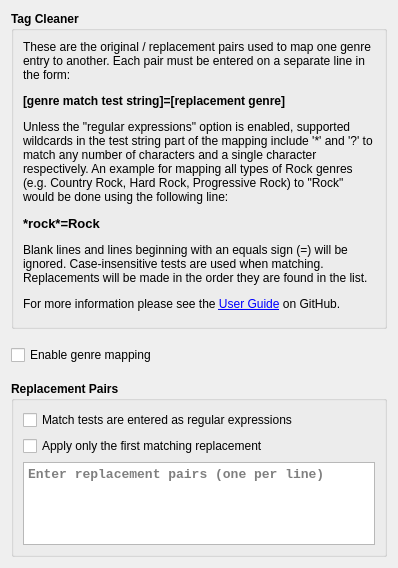
<?xml version="1.0" encoding="UTF-8"?>
<ui version="4.0">
 <class>TagCleanerOptionsPage</class>
 <widget class="QWidget" name="TagCleanerOptionsPage">
  <property name="geometry">
   <rect>
    <x>0</x>
    <y>0</y>
    <width>398</width>
    <height>568</height>
   </rect>
  </property>
  <property name="sizePolicy">
   <sizepolicy hsizetype="Preferred" vsizetype="Preferred">
    <horstretch>0</horstretch>
    <verstretch>0</verstretch>
   </sizepolicy>
  </property>
  <layout class="QVBoxLayout">
   <property name="spacing">
    <number>16</number>
   </property>
   <item>
    <layout class="QVBoxLayout" name="verticalLayout_4">
     <item>
      <widget class="QGroupBox" name="gm_description">
       <property name="sizePolicy">
        <sizepolicy hsizetype="Preferred" vsizetype="Minimum">
         <horstretch>0</horstretch>
         <verstretch>0</verstretch>
        </sizepolicy>
       </property>
       <property name="minimumSize">
        <size>
         <width>0</width>
         <height>50</height>
        </size>
       </property>
       <property name="font">
        <font>
         <weight>75</weight>
         <bold>true</bold>
        </font>
       </property>
       <property name="title">
        <string>Tag Cleaner</string>
       </property>
       <layout class="QVBoxLayout" name="verticalLayout">
        <property name="leftMargin">
         <number>9</number>
        </property>
        <property name="topMargin">
         <number>9</number>
        </property>
        <property name="rightMargin">
         <number>9</number>
        </property>
        <property name="bottomMargin">
         <number>1</number>
        </property>
        <item>
         <widget class="QLabel" name="format_description">
          <property name="sizePolicy">
           <sizepolicy hsizetype="Preferred" vsizetype="Minimum">
            <horstretch>0</horstretch>
            <verstretch>0</verstretch>
           </sizepolicy>
          </property>
          <property name="font">
           <font>
            <weight>50</weight>
            <bold>false</bold>
           </font>
          </property>
          <property name="text">
           <string>&lt;html&gt;&lt;head/&gt;&lt;body&gt;&lt;p&gt;These are the original / replacement pairs used to map one genre entry to another. Each pair must be entered on a separate line in the form:&lt;/p&gt;&lt;p&gt;&lt;span style=&quot; font-weight:600;&quot;&gt;[genre match test string]=[replacement genre]&lt;/span&gt;&lt;/p&gt;&lt;p&gt;Unless the &amp;quot;regular expressions&amp;quot; option is enabled, supported wildcards in the test string part of the mapping include '*' and '?' to match any number of characters and a single character respectively. An example for mapping all types of Rock genres (e.g. Country Rock, Hard Rock, Progressive Rock) to &amp;quot;Rock&amp;quot; would be done using the following line:&lt;/p&gt;&lt;p&gt;&lt;span style=&quot; font-family:'Courier New'; font-size:10pt; font-weight:600;&quot;&gt;*rock*=Rock&lt;/span&gt;&lt;/p&gt;&lt;p&gt;Blank lines and lines beginning with an equals sign (=) will be ignored. Case-insensitive tests are used when matching. Replacements will be made in the order they are found in the list.&lt;/p&gt;&lt;p&gt;For more information please see the &lt;a href=&quot;https://github.com/rdswift/picard-plugins/blob/2.0_RDS_Plugins/plugins/tag_cleaner/docs/README.md&quot;&gt;&lt;span style=&quot; text-decoration: underline; color:#0000ff;&quot;&gt;User Guide&lt;/span&gt;&lt;/a&gt; on GitHub.&lt;br/&gt;&lt;/p&gt;&lt;/body&gt;&lt;/html&gt;</string>
          </property>
          <property name="alignment">
           <set>Qt::AlignLeading|Qt::AlignLeft|Qt::AlignTop</set>
          </property>
          <property name="wordWrap">
           <bool>true</bool>
          </property>
         </widget>
        </item>
       </layout>
      </widget>
     </item>
     <item>
      <widget class="QCheckBox" name="cb_enable_genre_mapping">
       <property name="text">
        <string>Enable genre mapping</string>
       </property>
      </widget>
     </item>
     <item>
      <widget class="QGroupBox" name="gm_replacement_pairs">
       <property name="enabled">
        <bool>true</bool>
       </property>
       <property name="sizePolicy">
        <sizepolicy hsizetype="Preferred" vsizetype="MinimumExpanding">
         <horstretch>0</horstretch>
         <verstretch>0</verstretch>
        </sizepolicy>
       </property>
       <property name="minimumSize">
        <size>
         <width>0</width>
         <height>50</height>
        </size>
       </property>
       <property name="font">
        <font>
         <weight>75</weight>
         <bold>true</bold>
        </font>
       </property>
       <property name="title">
        <string>Replacement Pairs</string>
       </property>
       <layout class="QVBoxLayout" name="verticalLayout_3">
        <item>
         <widget class="QCheckBox" name="cb_use_regex">
          <property name="font">
           <font>
            <weight>50</weight>
            <bold>false</bold>
           </font>
          </property>
          <property name="text">
           <string>Match tests are entered as regular expressions</string>
          </property>
         </widget>
        </item>
        <item>
         <widget class="QCheckBox" name="tag_cleaner_first_match_only">
          <property name="font">
           <font>
            <weight>50</weight>
            <bold>false</bold>
           </font>
          </property>
          <property name="text">
           <string>Apply only the first matching replacement</string>
          </property>
          <property name="checked">
           <bool>false</bool>
          </property>
         </widget>
        </item>
        <item>
         <widget class="QPlainTextEdit" name="tag_cleaner_replacement_pairs">
          <property name="sizePolicy">
           <sizepolicy hsizetype="Preferred" vsizetype="Minimum">
            <horstretch>0</horstretch>
            <verstretch>0</verstretch>
           </sizepolicy>
          </property>
          <property name="minimumSize">
           <size>
            <width>0</width>
            <height>50</height>
           </size>
          </property>
          <property name="font">
           <font>
            <family>Courier New</family>
            <pointsize>10</pointsize>
           </font>
          </property>
          <property name="tabChangesFocus">
           <bool>true</bool>
          </property>
          <property name="lineWrapMode">
           <enum>QPlainTextEdit::NoWrap</enum>
          </property>
          <property name="placeholderText">
           <string>Enter replacement pairs (one per line)</string>
          </property>
         </widget>
        </item>
       </layout>
      </widget>
     </item>
    </layout>
   </item>
  </layout>
 </widget>
 <tabstops>
  <tabstop>cb_enable_genre_mapping</tabstop>
  <tabstop>cb_use_regex</tabstop>
  <tabstop>tag_cleaner_first_match_only</tabstop>
  <tabstop>tag_cleaner_replacement_pairs</tabstop>
 </tabstops>
 <resources/>
 <connections/>
</ui>
